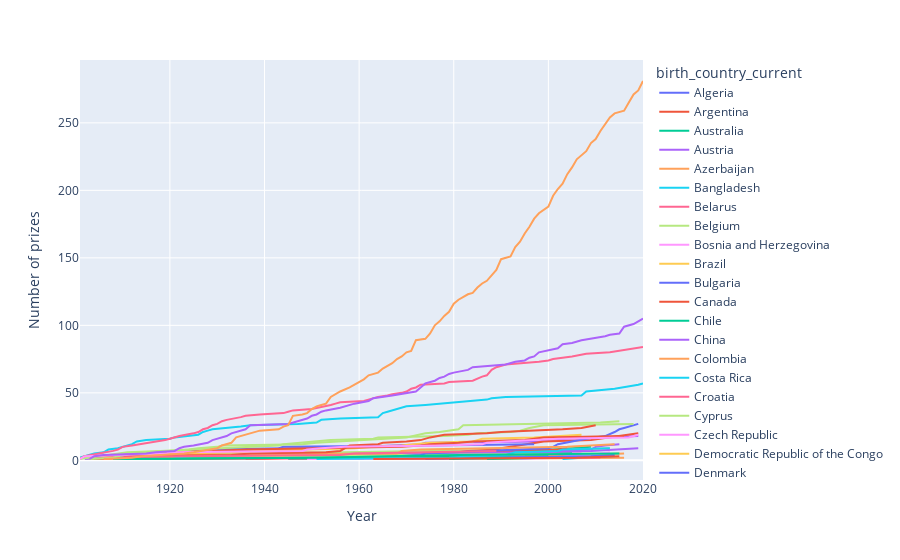

Here is the notebook cell this chart was saved with:
### Code cell
line_chart = px.line(cumulative_prizes,
                     x="year",
                     y="prize",
                     color="birth_country_current",
                     hover_name="birth_country_current")

line_chart.update_layout(xaxis_title="Year",
                         yaxis_title="Number of prizes")

line_chart.show()
